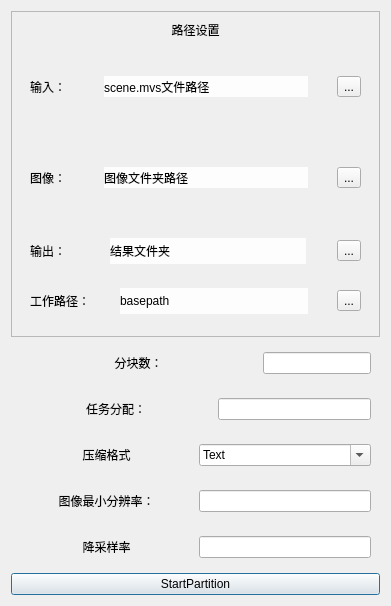
<?xml version="1.0" encoding="UTF-8"?>
<ui version="4.0">
 <class>PartitionDialog</class>
 <widget class="QDialog" name="PartitionDialog">
  <property name="geometry">
   <rect>
    <x>0</x>
    <y>0</y>
    <width>391</width>
    <height>606</height>
   </rect>
  </property>
  <property name="windowTitle">
   <string>Dialog</string>
  </property>
  <layout class="QVBoxLayout" name="verticalLayout">
   <item>
    <widget class="QFrame" name="frame">
     <property name="frameShape">
      <enum>QFrame::StyledPanel</enum>
     </property>
     <property name="frameShadow">
      <enum>QFrame::Raised</enum>
     </property>
     <layout class="QVBoxLayout" name="verticalLayout_2">
      <item>
       <widget class="QLabel" name="label">
        <property name="text">
         <string>路径设置</string>
        </property>
        <property name="scaledContents">
         <bool>false</bool>
        </property>
        <property name="alignment">
         <set>Qt::AlignCenter</set>
        </property>
       </widget>
      </item>
      <item>
       <widget class="QWidget" name="widget_9" native="true">
        <layout class="QGridLayout" name="gridLayout_4" columnstretch="2,1,9,1,2">
         <item row="2" column="3">
          <spacer name="horizontalSpacer_8">
           <property name="orientation">
            <enum>Qt::Horizontal</enum>
           </property>
           <property name="sizeHint" stdset="0">
            <size>
             <width>40</width>
             <height>20</height>
            </size>
           </property>
          </spacer>
         </item>
         <item row="2" column="0">
          <widget class="QLabel" name="label_3">
           <property name="text">
            <string>输入：</string>
           </property>
          </widget>
         </item>
         <item row="2" column="4">
          <widget class="QToolButton" name="input_path_btn">
           <property name="focusPolicy">
            <enum>Qt::NoFocus</enum>
           </property>
           <property name="text">
            <string>...</string>
           </property>
          </widget>
         </item>
         <item row="3" column="2">
          <spacer name="verticalSpacer_7">
           <property name="orientation">
            <enum>Qt::Vertical</enum>
           </property>
           <property name="sizeHint" stdset="0">
            <size>
             <width>20</width>
             <height>40</height>
            </size>
           </property>
          </spacer>
         </item>
         <item row="2" column="1">
          <spacer name="horizontalSpacer_9">
           <property name="orientation">
            <enum>Qt::Horizontal</enum>
           </property>
           <property name="sizeHint" stdset="0">
            <size>
             <width>40</width>
             <height>20</height>
            </size>
           </property>
          </spacer>
         </item>
         <item row="2" column="2">
          <widget class="QLabel" name="input_path_label">
           <property name="styleSheet">
            <string notr="true">background-color: rgb(253, 253, 253);</string>
           </property>
           <property name="text">
            <string>scene.mvs文件路径</string>
           </property>
           <property name="textFormat">
            <enum>Qt::AutoText</enum>
           </property>
           <property name="wordWrap">
            <bool>false</bool>
           </property>
           <property name="margin">
            <number>3</number>
           </property>
          </widget>
         </item>
         <item row="1" column="2">
          <spacer name="verticalSpacer_8">
           <property name="orientation">
            <enum>Qt::Vertical</enum>
           </property>
           <property name="sizeHint" stdset="0">
            <size>
             <width>20</width>
             <height>40</height>
            </size>
           </property>
          </spacer>
         </item>
        </layout>
       </widget>
      </item>
      <item>
       <widget class="QWidget" name="widget" native="true">
        <layout class="QGridLayout" name="gridLayout" columnstretch="2,1,9,1,2">
         <item row="2" column="3">
          <spacer name="horizontalSpacer_2">
           <property name="orientation">
            <enum>Qt::Horizontal</enum>
           </property>
           <property name="sizeHint" stdset="0">
            <size>
             <width>40</width>
             <height>20</height>
            </size>
           </property>
          </spacer>
         </item>
         <item row="2" column="0">
          <widget class="QLabel" name="label_2">
           <property name="text">
            <string>图像：</string>
           </property>
          </widget>
         </item>
         <item row="2" column="4">
          <widget class="QToolButton" name="img_path_btn">
           <property name="focusPolicy">
            <enum>Qt::NoFocus</enum>
           </property>
           <property name="text">
            <string>...</string>
           </property>
          </widget>
         </item>
         <item row="3" column="2">
          <spacer name="verticalSpacer_2">
           <property name="orientation">
            <enum>Qt::Vertical</enum>
           </property>
           <property name="sizeHint" stdset="0">
            <size>
             <width>20</width>
             <height>40</height>
            </size>
           </property>
          </spacer>
         </item>
         <item row="2" column="1">
          <spacer name="horizontalSpacer">
           <property name="orientation">
            <enum>Qt::Horizontal</enum>
           </property>
           <property name="sizeHint" stdset="0">
            <size>
             <width>40</width>
             <height>20</height>
            </size>
           </property>
          </spacer>
         </item>
         <item row="2" column="2">
          <widget class="QLabel" name="img_path_label">
           <property name="styleSheet">
            <string notr="true">background-color: rgb(253, 253, 253);</string>
           </property>
           <property name="text">
            <string>图像文件夹路径</string>
           </property>
           <property name="textFormat">
            <enum>Qt::AutoText</enum>
           </property>
           <property name="wordWrap">
            <bool>false</bool>
           </property>
           <property name="margin">
            <number>3</number>
           </property>
          </widget>
         </item>
         <item row="1" column="2">
          <spacer name="verticalSpacer">
           <property name="orientation">
            <enum>Qt::Vertical</enum>
           </property>
           <property name="sizeHint" stdset="0">
            <size>
             <width>20</width>
             <height>40</height>
            </size>
           </property>
          </spacer>
         </item>
        </layout>
       </widget>
      </item>
      <item>
       <widget class="QWidget" name="widget_2" native="true">
        <layout class="QGridLayout" name="gridLayout_2" columnstretch="2,1,8,1,2">
         <item row="4" column="2">
          <widget class="QLabel" name="ouput_path_label">
           <property name="styleSheet">
            <string notr="true">background-color: rgb(253, 253, 253);</string>
           </property>
           <property name="text">
            <string>结果文件夹</string>
           </property>
           <property name="textFormat">
            <enum>Qt::AutoText</enum>
           </property>
           <property name="wordWrap">
            <bool>false</bool>
           </property>
           <property name="margin">
            <number>3</number>
           </property>
          </widget>
         </item>
         <item row="4" column="1">
          <spacer name="horizontalSpacer_4">
           <property name="orientation">
            <enum>Qt::Horizontal</enum>
           </property>
           <property name="sizeHint" stdset="0">
            <size>
             <width>23</width>
             <height>26</height>
            </size>
           </property>
          </spacer>
         </item>
         <item row="4" column="0">
          <widget class="QLabel" name="label_5">
           <property name="text">
            <string>输出：</string>
           </property>
          </widget>
         </item>
         <item row="5" column="2">
          <spacer name="verticalSpacer_4">
           <property name="orientation">
            <enum>Qt::Vertical</enum>
           </property>
           <property name="sizeHint" stdset="0">
            <size>
             <width>20</width>
             <height>16</height>
            </size>
           </property>
          </spacer>
         </item>
         <item row="3" column="2">
          <spacer name="verticalSpacer_3">
           <property name="orientation">
            <enum>Qt::Vertical</enum>
           </property>
           <property name="sizeHint" stdset="0">
            <size>
             <width>20</width>
             <height>22</height>
            </size>
           </property>
          </spacer>
         </item>
         <item row="4" column="3">
          <spacer name="horizontalSpacer_3">
           <property name="orientation">
            <enum>Qt::Horizontal</enum>
           </property>
           <property name="sizeHint" stdset="0">
            <size>
             <width>23</width>
             <height>26</height>
            </size>
           </property>
          </spacer>
         </item>
         <item row="4" column="4">
          <widget class="QToolButton" name="output_path_btn">
           <property name="focusPolicy">
            <enum>Qt::NoFocus</enum>
           </property>
           <property name="text">
            <string>...</string>
           </property>
          </widget>
         </item>
        </layout>
       </widget>
      </item>
      <item>
       <widget class="QWidget" name="widget_10" native="true">
        <layout class="QGridLayout" name="gridLayout_3" columnstretch="2,1,8,1,2">
         <item row="0" column="2">
          <spacer name="verticalSpacer_6">
           <property name="orientation">
            <enum>Qt::Vertical</enum>
           </property>
           <property name="sizeHint" stdset="0">
            <size>
             <width>20</width>
             <height>16</height>
            </size>
           </property>
          </spacer>
         </item>
         <item row="1" column="0">
          <widget class="QLabel" name="label_13">
           <property name="text">
            <string>工作路径：</string>
           </property>
          </widget>
         </item>
         <item row="1" column="1">
          <spacer name="horizontalSpacer_6">
           <property name="orientation">
            <enum>Qt::Horizontal</enum>
           </property>
           <property name="sizeHint" stdset="0">
            <size>
             <width>20</width>
             <height>26</height>
            </size>
           </property>
          </spacer>
         </item>
         <item row="1" column="2">
          <widget class="QLabel" name="base_path_label">
           <property name="styleSheet">
            <string notr="true">background-color: rgb(253, 253, 253);</string>
           </property>
           <property name="text">
            <string>basepath</string>
           </property>
           <property name="textFormat">
            <enum>Qt::AutoText</enum>
           </property>
           <property name="wordWrap">
            <bool>false</bool>
           </property>
           <property name="margin">
            <number>3</number>
           </property>
          </widget>
         </item>
         <item row="1" column="3">
          <spacer name="horizontalSpacer_5">
           <property name="orientation">
            <enum>Qt::Horizontal</enum>
           </property>
           <property name="sizeHint" stdset="0">
            <size>
             <width>20</width>
             <height>26</height>
            </size>
           </property>
          </spacer>
         </item>
         <item row="1" column="4">
          <widget class="QToolButton" name="base_path_btn">
           <property name="focusPolicy">
            <enum>Qt::NoFocus</enum>
           </property>
           <property name="text">
            <string>...</string>
           </property>
          </widget>
         </item>
         <item row="2" column="2">
          <spacer name="verticalSpacer_5">
           <property name="orientation">
            <enum>Qt::Vertical</enum>
           </property>
           <property name="sizeHint" stdset="0">
            <size>
             <width>20</width>
             <height>22</height>
            </size>
           </property>
          </spacer>
         </item>
        </layout>
       </widget>
      </item>
     </layout>
    </widget>
   </item>
   <item>
    <widget class="QWidget" name="widget_4" native="true">
     <layout class="QHBoxLayout" name="horizontalLayout" stretch="3,0">
      <item>
       <widget class="QLabel" name="label_8">
        <property name="text">
         <string>分块数：</string>
        </property>
        <property name="alignment">
         <set>Qt::AlignCenter</set>
        </property>
       </widget>
      </item>
      <item>
       <widget class="QLineEdit" name="nParts_input">
        <property name="sizePolicy">
         <sizepolicy hsizetype="Maximum" vsizetype="Fixed">
          <horstretch>0</horstretch>
          <verstretch>0</verstretch>
         </sizepolicy>
        </property>
        <property name="focusPolicy">
         <enum>Qt::ClickFocus</enum>
        </property>
        <property name="clearButtonEnabled">
         <bool>false</bool>
        </property>
       </widget>
      </item>
     </layout>
    </widget>
   </item>
   <item>
    <widget class="QWidget" name="widget_5" native="true">
     <layout class="QHBoxLayout" name="horizontalLayout_2" stretch="5,4">
      <item>
       <widget class="QLabel" name="label_9">
        <property name="text">
         <string>任务分配：</string>
        </property>
        <property name="alignment">
         <set>Qt::AlignCenter</set>
        </property>
       </widget>
      </item>
      <item>
       <widget class="QLineEdit" name="task_input">
        <property name="focusPolicy">
         <enum>Qt::ClickFocus</enum>
        </property>
       </widget>
      </item>
     </layout>
    </widget>
   </item>
   <item>
    <widget class="QWidget" name="widget_6" native="true">
     <layout class="QHBoxLayout" name="horizontalLayout_3" stretch="5,5">
      <item>
       <widget class="QLabel" name="label_10">
        <property name="text">
         <string>压缩格式</string>
        </property>
        <property name="alignment">
         <set>Qt::AlignCenter</set>
        </property>
       </widget>
      </item>
      <item>
       <widget class="QComboBox" name="archive_input">
        <property name="cursor">
         <cursorShape>ArrowCursor</cursorShape>
        </property>
        <property name="focusPolicy">
         <enum>Qt::ClickFocus</enum>
        </property>
        <property name="contextMenuPolicy">
         <enum>Qt::ActionsContextMenu</enum>
        </property>
        <property name="editable">
         <bool>true</bool>
        </property>
        <item>
         <property name="text">
          <string>Text</string>
         </property>
        </item>
        <item>
         <property name="text">
          <string>Binary</string>
         </property>
        </item>
        <item>
         <property name="text">
          <string>CompressedBinary</string>
         </property>
        </item>
       </widget>
      </item>
     </layout>
    </widget>
   </item>
   <item>
    <widget class="QWidget" name="widget_7" native="true">
     <layout class="QHBoxLayout" name="horizontalLayout_4" stretch="5,5">
      <item>
       <widget class="QLabel" name="label_11">
        <property name="text">
         <string>图像最小分辨率：</string>
        </property>
        <property name="alignment">
         <set>Qt::AlignCenter</set>
        </property>
       </widget>
      </item>
      <item>
       <widget class="QLineEdit" name="resolution_input">
        <property name="focusPolicy">
         <enum>Qt::ClickFocus</enum>
        </property>
       </widget>
      </item>
     </layout>
    </widget>
   </item>
   <item>
    <widget class="QWidget" name="widget_8" native="true">
     <layout class="QHBoxLayout" name="horizontalLayout_5" stretch="5,5">
      <item>
       <widget class="QLabel" name="label_12">
        <property name="text">
         <string>降采样率</string>
        </property>
        <property name="alignment">
         <set>Qt::AlignCenter</set>
        </property>
       </widget>
      </item>
      <item>
       <widget class="QLineEdit" name="resolutionlevel_input">
        <property name="focusPolicy">
         <enum>Qt::ClickFocus</enum>
        </property>
       </widget>
      </item>
     </layout>
    </widget>
   </item>
   <item>
    <widget class="QPushButton" name="StartBtn">
     <property name="text">
      <string>StartPartition</string>
     </property>
    </widget>
   </item>
  </layout>
 </widget>
 <resources/>
 <connections/>
</ui>
